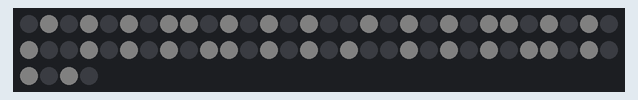
A sketch run on a simulated Arduino Uno, built with avr-gcc and run on an emulated ATmega328P. Shown: 64 RGB LEDs in strip order, left to right, continuing on the next row. Dim RGB values are drawn brighter than linear.

Above: at 0.1 s.

The sketch:

Arrays_7.ino
```cpp
#include <Adafruit_NeoPixel.h>
Adafruit_NeoPixel beard (64, 6);
int x = 0;
int z = 0;

int colors[2][3] {
  {0, 0, 0},
  {255, 255, 255},
};

void setup() {
  beard.begin();
  beard.clear();
  beard.setBrightness(5);
}

void loop() {
  for (int i = 0; i <= beard.numPixels(); i++) {
    int y = (i + (i / 8) + z) % 2;
    if (i % 8 > 7) {
      z++;
    }
    int r = colors[y][0];
    int g = colors[y][1];
    int b = colors[y][2];
    beard.setPixelColor(i, r, g, b);
  }
  beard.show();
  delay(200);
  beard.clear();
  z++;
}
```
